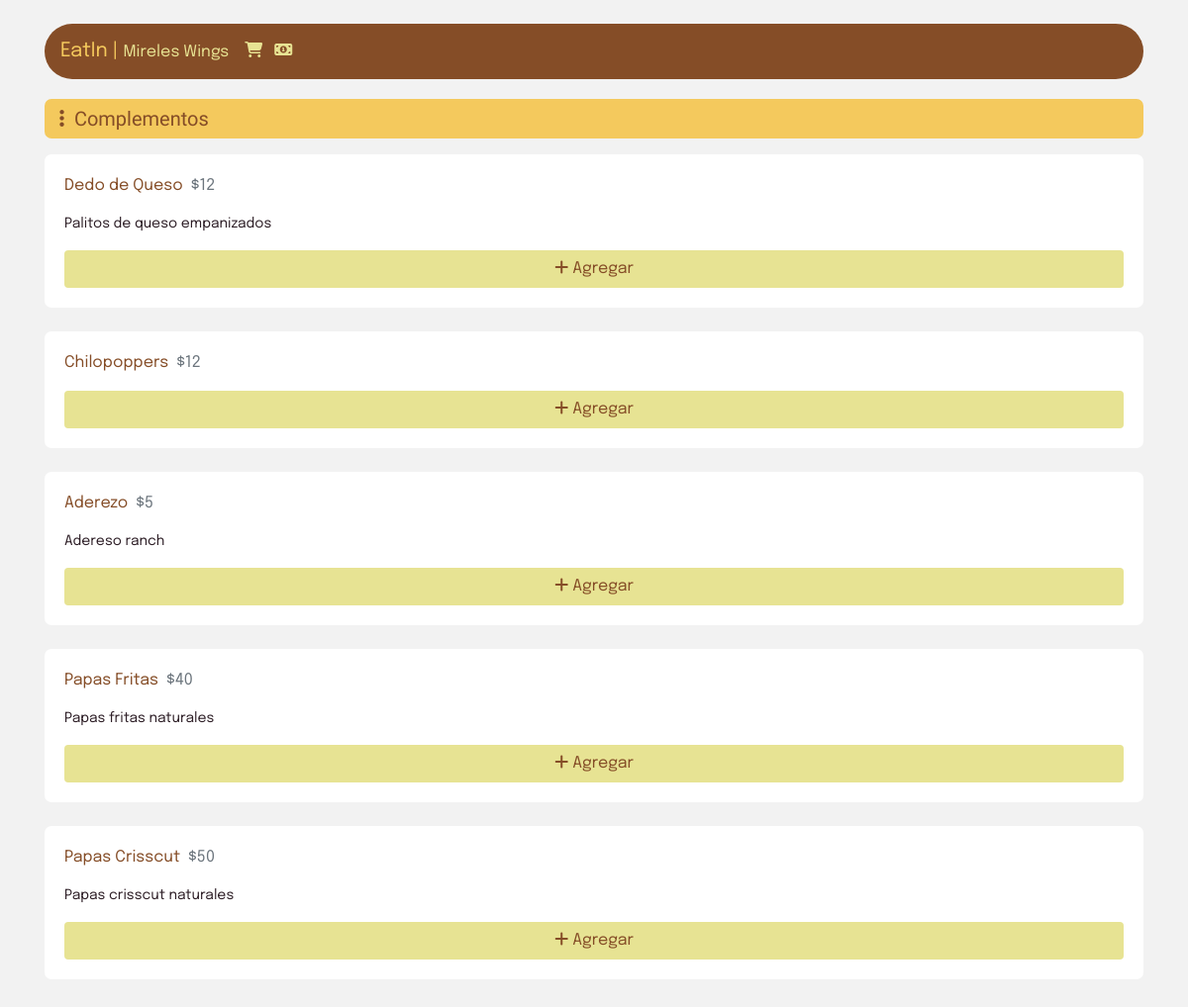
The app's page /seccion.php?s=complementos, older data.
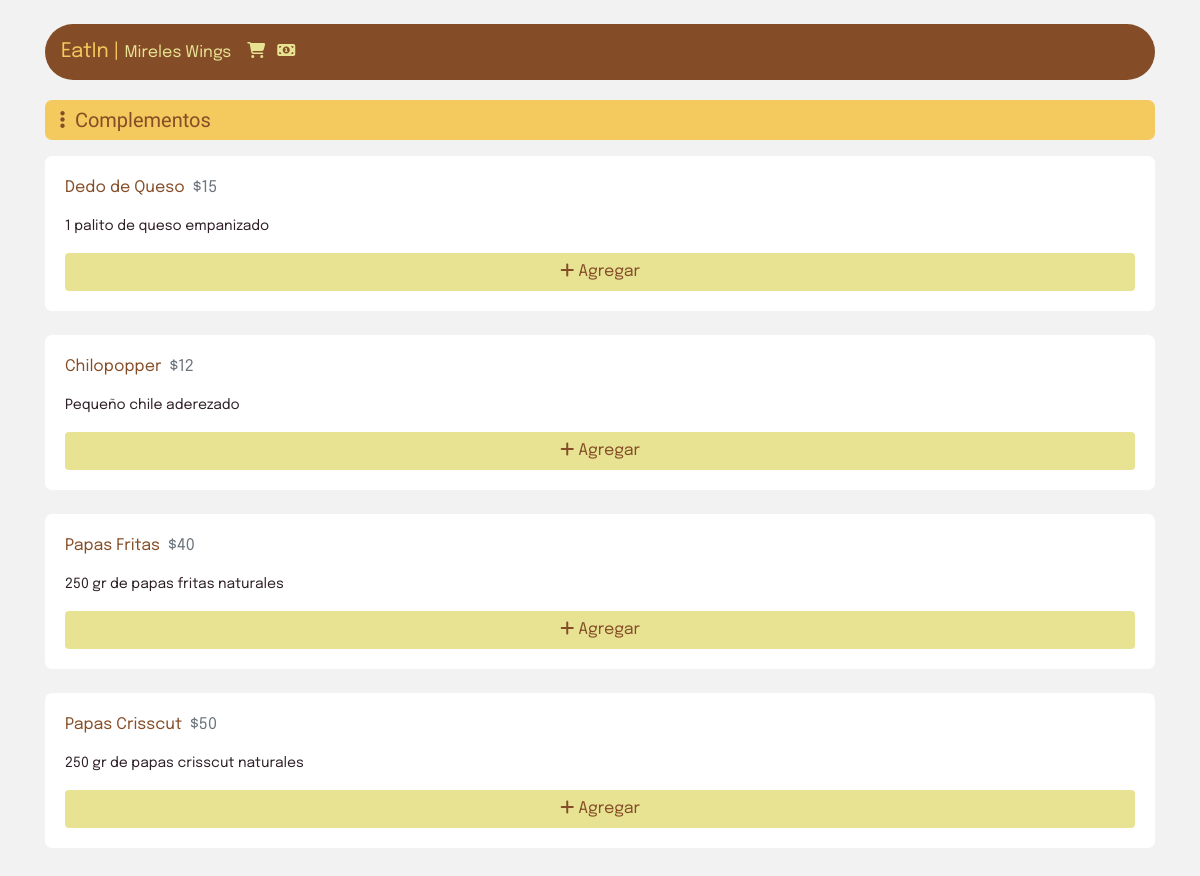
The same page, newer data.
### tables this page shows
CREATE TABLE `menu` (
  `idplatillo` int(11) NOT NULL,
  `nombre_platillo` varchar(200) DEFAULT NULL,
  `costo` varchar(200) DEFAULT NULL,
  `descripcion` varchar(3000) NOT NULL,
  `categoria` varchar(200) DEFAULT NULL
);

### seccion.php (the view, shortened to what this page needs)
<?php
$conexion=mysqli_connect("localhost", "root", "", "eatin");
$sect = $_GET['s'];
$seccion = ucfirst($_GET['s']);
?>
<!DOCTYPE html>
<html>
<head>
	<link rel="stylesheet" href="https://stackpath.bootstrapcdn.com/bootstrap/4.5.2/css/bootstrap.min.css">
</head>
<body style="font-family: Epilogue; background-color: #f2f2f2; color: #2E1F27;">
	<div class="container fixed-top" style="background-color: transparent;">
		<div class="row">
			<div class="col">
				<br>
				<div class="navbar navbar-expand-lg navbar-dark" style="background-color: #854D27; border-radius: 999px;">
				  <a class="navbar-brand" href="index.php" style="font-family: Epilogue; color: white;"><font color="#F4C95D">EatIn |</font> <small style="color: #E7E393;">Mireles Wings</small></a>
				  <span class="navbar-text">
				  	  <a href="cart.php" style="color: #E7E393;"><i class="fa fa-shopping-cart"></i>&nbsp;&nbsp;</a>
				      <a href="pago.php" style="color: #E7E393;"><i class="fa fa-money"></i></a>
				  </span>
				</div>
			</div>
		</div>
		<br>
	</div>
	<div class="container"  style="padding-top: 100px;">
		<p style="font-family: News Cycle; padding: 5px 10px; font-size: 20px; background-color: #F4C95D; color: #854D27; border-radius: 7px;">&nbsp;<i class="fas fa-ellipsis-v"></i>&nbsp;&nbsp;<?php echo $seccion;?></p>
		<?php
        $sql="SELECT * FROM menu WHERE categoria = '$sect'";
        $result=mysqli_query($conexion,$sql);
        while($mostrar=mysqli_fetch_array($result)){ ?>
		<div class="row">
			<div class="col-12">
				<div class="card" style="border: none; border-radius: 7px;">
				  <div class="card-body">
				    <p style="font-family: Epilogue; color: #854D27;"><?php echo $mostrar['nombre_platillo'];?>&nbsp;<span class="text-muted"> $<?php echo $mostrar['costo'];?></span></p>
				    <p style="font-size: 14px;">
				    	<?php echo $mostrar['descripcion'];?>
				    </p>
				    <div class="row">
				    	<div class="col-12">
				    	<a href="agregar.php?id=<?php echo $mostrar['idplatillo'];?>" class="btn btn-block" style="background-color: #E7E393; color: #854D27"><i class="fas fa-plus" style="color: #854D27"></i> Agregar</a>
					    </div>
				    </div>
				  </div>
				</div>
			</div>
		</div>
		<br>
		<?php } ?>
	</div>
	<br>
</body>
</html>

Row changes from the older to the newer data that the page shows:
removed menu: nombre_platillo "Aderezo", costo "5", descripcion "Adereso ranch"
changed menu "Dedo de Queso": costo "12" → "15"; descripcion "Palitos de queso empanizados" → "1 palito de queso empanizado"
changed menu: nombre_platillo "Chilopoppers" → "Chilopopper"; descripcion (not shown) → "Pequeño chile aderezado"
changed menu "Papas Fritas": descripcion "Papas fritas naturales" → "250 gr de papas fritas naturales"
changed menu "Papas Crisscut": descripcion "Papas crisscut naturales" → "250 gr de papas crisscut naturales"
